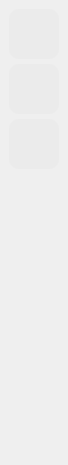
<?xml version="1.0" encoding="UTF-8"?>
<ui version="4.0">
 <class>UISideBar</class>
 <widget class="QWidget" name="UISideBar">
  <property name="geometry">
   <rect>
    <x>0</x>
    <y>0</y>
    <width>68</width>
    <height>465</height>
   </rect>
  </property>
  <property name="minimumSize">
   <size>
    <width>0</width>
    <height>0</height>
   </size>
  </property>
  <property name="maximumSize">
   <size>
    <width>68</width>
    <height>16777215</height>
   </size>
  </property>
  <property name="windowTitle">
   <string>Form</string>
  </property>
  <property name="styleSheet">
   <string notr="true"/>
  </property>
  <layout class="QVBoxLayout" name="verticalLayout_2">
   <property name="spacing">
    <number>0</number>
   </property>
   <property name="leftMargin">
    <number>0</number>
   </property>
   <property name="topMargin">
    <number>0</number>
   </property>
   <property name="rightMargin">
    <number>0</number>
   </property>
   <property name="bottomMargin">
    <number>0</number>
   </property>
   <item>
    <widget class="QWidget" name="widget" native="true">
     <property name="styleSheet">
      <string notr="true">QPushButton {
    border-radius: 10px;
	padding: 5px;
	min-height: 40px;
	max-height:40px;
	min-width: 40px;
	max-width: 40px;
}



</string>
     </property>
     <layout class="QVBoxLayout" name="verticalLayout" stretch="1,2,0">
      <property name="spacing">
       <number>20</number>
      </property>
      <property name="leftMargin">
       <number>9</number>
      </property>
      <property name="topMargin">
       <number>9</number>
      </property>
      <property name="rightMargin">
       <number>9</number>
      </property>
      <property name="bottomMargin">
       <number>9</number>
      </property>
      <item>
       <widget class="QWidget" name="widget_3" native="true">
        <property name="sizePolicy">
         <sizepolicy hsizetype="Fixed" vsizetype="Fixed">
          <horstretch>0</horstretch>
          <verstretch>0</verstretch>
         </sizepolicy>
        </property>
        <property name="styleSheet">
         <string notr="true"/>
        </property>
        <layout class="QVBoxLayout" name="verticalLayout_4">
         <property name="spacing">
          <number>10</number>
         </property>
         <property name="leftMargin">
          <number>0</number>
         </property>
         <property name="topMargin">
          <number>0</number>
         </property>
         <property name="rightMargin">
          <number>0</number>
         </property>
         <property name="bottomMargin">
          <number>0</number>
         </property>
         <item>
          <widget class="QWidget" name="mainBtnWidget" native="true">
           <property name="sizePolicy">
            <sizepolicy hsizetype="Fixed" vsizetype="Fixed">
             <horstretch>0</horstretch>
             <verstretch>0</verstretch>
            </sizepolicy>
           </property>
           <property name="styleSheet">
            <string notr="true">QPushButton {
	background-color: rgb(235, 235, 235);
    border-radius: 10px;
	padding: 5px;
	min-height: 40px;
	max-height:40px;
	min-width: 40px;
	max-width: 40px;
}

QPushButton:checked {
    background-color: #D8D8D8;
}

QPushButton:pressed {
	padding: 5px;
}



</string>
           </property>
           <layout class="QVBoxLayout" name="verticalLayout_3">
            <property name="spacing">
             <number>5</number>
            </property>
            <property name="leftMargin">
             <number>0</number>
            </property>
            <property name="topMargin">
             <number>0</number>
            </property>
            <property name="rightMargin">
             <number>0</number>
            </property>
            <property name="bottomMargin">
             <number>0</number>
            </property>
            <item>
             <widget class="QPushButton" name="localBtn">
              <property name="toolTip">
               <string>本地音乐</string>
              </property>
              <property name="text">
               <string/>
              </property>
              <property name="icon">
               <iconset resource="../../../resources/icon.qrc">
                <normaloff>:/icon/homeNormal.png</normaloff>:/icon/homeNormal.png</iconset>
              </property>
              <property name="iconSize">
               <size>
                <width>28</width>
                <height>28</height>
               </size>
              </property>
              <property name="checkable">
               <bool>false</bool>
              </property>
              <property name="checked">
               <bool>false</bool>
              </property>
              <property name="flat">
               <bool>false</bool>
              </property>
             </widget>
            </item>
            <item>
             <widget class="QPushButton" name="networkBtn">
              <property name="toolTip">
               <string>发现音乐</string>
              </property>
              <property name="text">
               <string/>
              </property>
              <property name="icon">
               <iconset resource="../../../resources/icon.qrc">
                <normaloff>:/icon/network.png</normaloff>:/icon/network.png</iconset>
              </property>
              <property name="iconSize">
               <size>
                <width>28</width>
                <height>28</height>
               </size>
              </property>
             </widget>
            </item>
            <item>
             <widget class="QPushButton" name="collectBtn">
              <property name="toolTip">
               <string>收藏</string>
              </property>
              <property name="text">
               <string/>
              </property>
              <property name="icon">
               <iconset resource="../../../resources/icon.qrc">
                <normaloff>:/icon/dislove.png</normaloff>:/icon/dislove.png</iconset>
              </property>
              <property name="iconSize">
               <size>
                <width>22</width>
                <height>22</height>
               </size>
              </property>
              <property name="checkable">
               <bool>false</bool>
              </property>
              <property name="checked">
               <bool>false</bool>
              </property>
              <property name="flat">
               <bool>false</bool>
              </property>
             </widget>
            </item>
           </layout>
          </widget>
         </item>
        </layout>
       </widget>
      </item>
      <item>
       <widget class="QWidget" name="widget_4" native="true">
        <property name="styleSheet">
         <string notr="true">QPushButton:hover{
	background-color: rgb(235, 235, 235);
}</string>
        </property>
        <layout class="QVBoxLayout" name="verticalLayout_5">
         <property name="spacing">
          <number>3</number>
         </property>
         <property name="leftMargin">
          <number>0</number>
         </property>
         <property name="topMargin">
          <number>0</number>
         </property>
         <property name="rightMargin">
          <number>0</number>
         </property>
         <property name="bottomMargin">
          <number>0</number>
         </property>
         <item>
          <widget class="QPushButton" name="addSongBtn">
           <property name="minimumSize">
            <size>
             <width>50</width>
             <height>50</height>
            </size>
           </property>
           <property name="maximumSize">
            <size>
             <width>50</width>
             <height>50</height>
            </size>
           </property>
           <property name="cursor">
            <cursorShape>PointingHandCursor</cursorShape>
           </property>
           <property name="toolTip">
            <string>新建歌单</string>
           </property>
           <property name="text">
            <string/>
           </property>
           <property name="icon">
            <iconset resource="../../../resources/icon.qrc">
             <normaloff>:/icon/add.png</normaloff>:/icon/add.png</iconset>
           </property>
           <property name="iconSize">
            <size>
             <width>30</width>
             <height>30</height>
            </size>
           </property>
           <property name="flat">
            <bool>true</bool>
           </property>
          </widget>
         </item>
         <item>
          <widget class="QWidget" name="songList" native="true">
           <property name="styleSheet">
            <string notr="true">QPushButton:checked {
    background-color: #D8D8D8;
}
</string>
           </property>
           <layout class="QVBoxLayout" name="verticalLayout_6">
            <property name="spacing">
             <number>2</number>
            </property>
            <property name="leftMargin">
             <number>0</number>
            </property>
            <property name="topMargin">
             <number>0</number>
            </property>
            <property name="rightMargin">
             <number>0</number>
            </property>
            <property name="bottomMargin">
             <number>0</number>
            </property>
            <item>
             <spacer name="verticalSpacer">
              <property name="orientation">
               <enum>Qt::Orientation::Vertical</enum>
              </property>
              <property name="sizeHint" stdset="0">
               <size>
                <width>20</width>
                <height>40</height>
               </size>
              </property>
             </spacer>
            </item>
           </layout>
          </widget>
         </item>
        </layout>
       </widget>
      </item>
      <item>
       <widget class="QWidget" name="widget_2" native="true">
        <layout class="QHBoxLayout" name="horizontalLayout">
         <property name="spacing">
          <number>0</number>
         </property>
         <property name="leftMargin">
          <number>0</number>
         </property>
         <property name="topMargin">
          <number>0</number>
         </property>
         <property name="rightMargin">
          <number>0</number>
         </property>
         <property name="bottomMargin">
          <number>0</number>
         </property>
         <item>
          <widget class="QPushButton" name="settingBtn">
           <property name="minimumSize">
            <size>
             <width>35</width>
             <height>35</height>
            </size>
           </property>
           <property name="maximumSize">
            <size>
             <width>35</width>
             <height>35</height>
            </size>
           </property>
           <property name="cursor">
            <cursorShape>PointingHandCursor</cursorShape>
           </property>
           <property name="toolTip">
            <string>设置</string>
           </property>
           <property name="styleSheet">
            <string notr="true">QPushButton {
    border-radius: 10px;
	padding: 5px;
	min-height: 25px;
	max-height:25px;
	min-width: 25px;
	max-width: 25px;
}

QPushButton:hover{
	background-color: rgb(235, 235, 235);
}</string>
           </property>
           <property name="text">
            <string/>
           </property>
           <property name="icon">
            <iconset resource="../../../resources/icon.qrc">
             <normaloff>:/icon/setting.png</normaloff>:/icon/setting.png</iconset>
           </property>
           <property name="iconSize">
            <size>
             <width>20</width>
             <height>20</height>
            </size>
           </property>
           <property name="autoRepeat">
            <bool>false</bool>
           </property>
          </widget>
         </item>
        </layout>
       </widget>
      </item>
     </layout>
    </widget>
   </item>
  </layout>
 </widget>
 <resources>
  <include location="../../../resources/icon.qrc"/>
 </resources>
 <connections/>
</ui>
